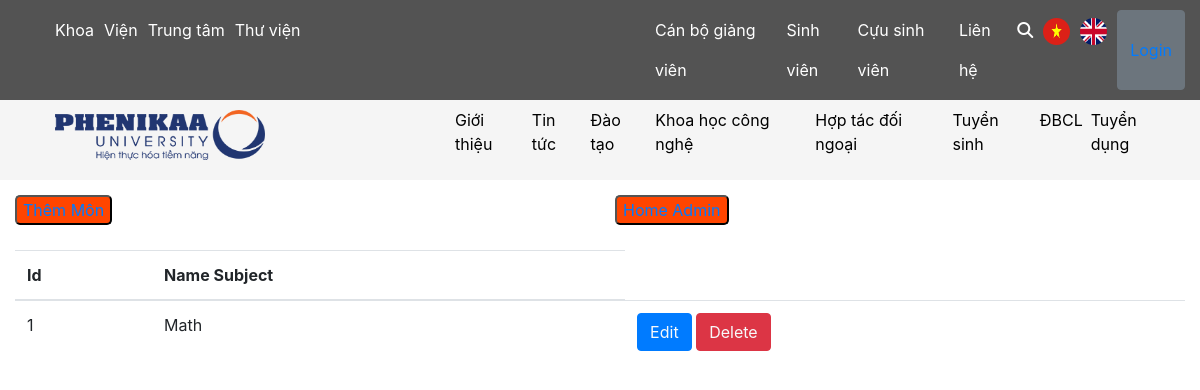
The app's page /subject.php, older data.
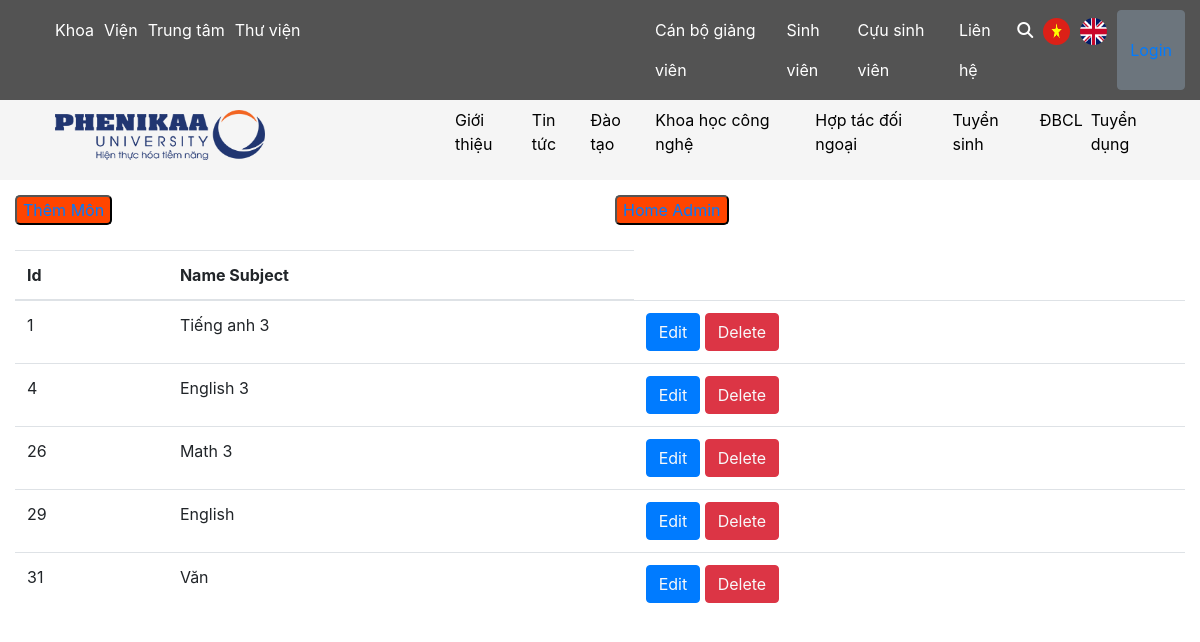
The same page, newer data.
### tables this page shows
CREATE TABLE `subjects` (
  `id` int(11) NOT NULL,
  `nameSubject` varchar(255) DEFAULT NULL
);

### subject.php (the view, shortened to what this page needs)
<!DOCTYPE html>
<html lang="en">
<head>
    <link rel="stylesheet" href="https://maxcdn.bootstrapcdn.com/bootstrap/4.5.2/css/bootstrap.min.css"/>
    <link rel="stylesheet" href="./style/style.css">
</head>
<body>
    <?php
        include('./header/header.php');
    ?>
    <div class="container-fluid">
        <div class="row">
            <div class="col-md-6">
                <button class="addAccount">
                    <a href="createSubject.php" class="text-decoration-none">Thêm Môn</a>
                </button>
            </div>
            <div class="col-md-6">
                <button class="addAccount">
                    <a href="admin.php" class="text-decoration-none">Home Admin</a>
                </button>
            </div>
        </div>
<table class="table">
    <thead>
        <tr>
        <th scope="col">Id</th>
        <th scope="col">Name Subject</th>
        </tr>
    </thead>
    <tbody>
        <?php
            include('connect.php');
            $sql = "SELECT * FROM `subjects`";
            $result = mysqli_query($conn,$sql);
            if($result){
               while( $row = mysqli_fetch_assoc($result)){
                   $id = $row['id'];
                   $name = $row['nameSubject'];
                   echo '<tr>
                        <td>'.$id.'</td>
                        <td>'.$name.'</td>
                        <td>
                        <button class="btn btn-primary"><a href="updateSubject.php ? updateid='.$id.'" class="text-light">Edit</a></button>
                        <button class="btn btn-danger"><a href="deleteSubject.php ? deleteid='.$id.' " class="text-light">Delete</a></button>
                    </td>
                   </tr>';
               }
            }
        ?>
    </tbody>
</table>
    </div>
</body>
</html>

Row changes from the older to the newer data that the page shows:
changed subjects id 1: nameSubject "Math" → "Tiếng anh 3"
added subjects: id "4", nameSubject "English 3"
added subjects: id "26", nameSubject "Math 3"
added subjects: id "29", nameSubject "English"
added subjects: id "31", nameSubject "Văn"
